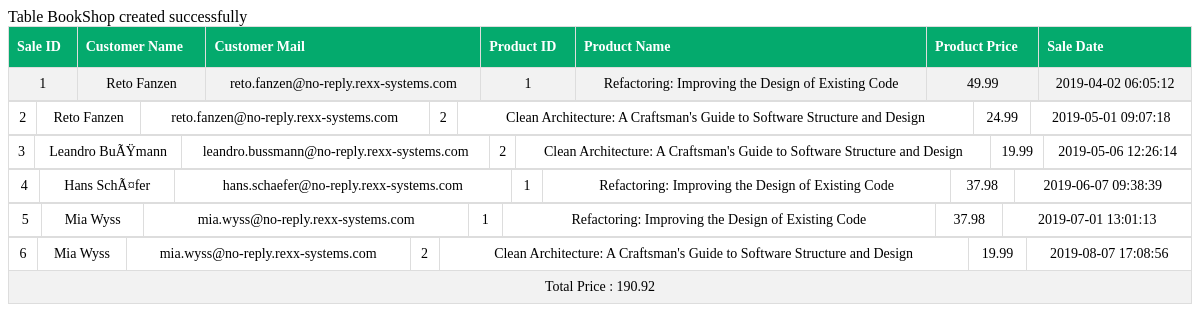
The page / on the database its author committed.
### tables this page shows
CREATE TABLE `bookshop` (
  `sale_id` mediumint(8) unsigned NOT NULL AUTO_INCREMENT,
  `customer_name` varchar(100) NOT NULL,
  `customer_mail` varchar(100) NOT NULL,
  `product_id` mediumint(8) unsigned NOT NULL,
  `product_name` varchar(100) NOT NULL,
  `product_price` varchar(100) NOT NULL,
  `sale_date` timestamp NOT NULL DEFAULT CURRENT_TIMESTAMP ON UPDATE CURRENT_TIMESTAMP,
  PRIMARY KEY (`sale_id`)
);

### index.php (the view, shortened to what this page needs)
<?php
$servername = "127.0.0.1";
$username = "root";
$password = "password";
$dbname = "rexx";
$connect = new mysqli($servername, $username, $password, $dbname);
?>
<!DOCTYPE html>
<html lang="en">
<head>
</head>
<body>
    <?php
    $printOnce = 0;
    $sql1 = "SELECT * from `bookshop`;";
    $result1 = $connect->query($sql1);
    while ($rows = $result1->fetch_array()) {
    ?>
        <table id="shop" style="width:100%">
            <?php
            if ($printOnce == 0) {
            ?>
                <tr>
                    <th>Sale ID</th>
                    <th>Customer Name</th>
                    <th>Customer Mail</th>
                    <th>Product ID</th>
                    <th>Product Name</th>
                    <th>Product Price</th>
                    <th>Sale Date</th>
                </tr>
            <?php
            }
            ?>
            <tr id="size">
                <td class="sale_id" id='<?php echo $rows["sale_id"] ?>'><?php echo $rows["sale_id"] ?></td>
                <td class="customer_name" id='<?php echo $rows["customer_name"] ?>'><?php echo $rows["customer_name"] ?></td>
                <td class="customer_mail" id='<?php echo $rows["customer_mail"] ?>'><?php echo $rows["customer_mail"] ?></td>
                <td class="product_id" id='<?php echo $rows["product_id"] ?>'><?php echo $rows["product_id"] ?></td>
                <td class="product_name" id='<?php echo $rows["product_name"] ?>'><?php echo $rows["product_name"] ?></td>
                <td class="product_price" id='<?php echo $rows["product_price"] ?>'><?php echo $rows["product_price"] ?></td>
                <td class="sale_date" id='<?php echo $rows["sale_date"] ?>'><?php echo $rows["sale_date"] ?></td>
            </tr>
            <tr>
            <?php
            $sum += $rows['product_price'];
            $printOnce++;
        }
            ?>
            <td colspan="7">Total Price : <?php echo $sum ?></td>
            </tr>
        </table>
</body>
</html>

### index.php (style rules this page uses)
#shop { font-family: Arial, Helvetica, sans-serif; border-collapse: collapse; width: 100%; }
#shop td, #shop th { border: 1px solid #ddd; padding: 8px; text-align: center; }
#shop tr:nth-child(even) { background-color: #f2f2f2; }
#shop th { padding-top: 12px; padding-bottom: 12px; text-align: left; background-color: #04AA6D; color: white; }
th, td, p, input { font: 14px Verdana; }
table, th, td { border: solid 1px #DDD; border-collapse: collapse; padding: 2px 3px; text-align: center; }
th { font-weight: bold; }

### rows shown on the page
bookshop: shows "Sale ID", sale_id "1", customer_name "Reto Fanzen", customer_mail "reto.fanzen@no-reply.rexx-systems.com", product "1", product_name "Refactoring: Improving the Design of Existing Code", product_price "49.99", sale_date "2019-04-02 06:05:12"
bookshop: sale_id "2", customer_name "Reto Fanzen", customer_mail "reto.fanzen@no-reply.rexx-systems.com", product "2", product_name "Clean Architecture: A Craftsman's Guide to Software Structure and Design", product_price "24.99", sale_date "2019-05-01 09:07:18"
bookshop: sale_id "3", customer_name "Leandro BuÃŸmann", customer_mail "leandro.bussmann@no-reply.rexx-systems.com", product "2", product_name "Clean Architecture: A Craftsman's Guide to Software Structure and Design", product_price "19.99", sale_date "2019-05-06 12:26:14"
bookshop: sale_id "4", customer_name "Hans SchÃ¤fer", customer_mail "hans.schaefer@no-reply.rexx-systems.com", product "1", product_name "Refactoring: Improving the Design of Existing Code", product_price "37.98", sale_date "2019-06-07 09:38:39"
bookshop: sale_id "5", customer_name "Mia Wyss", customer_mail "mia.wyss@no-reply.rexx-systems.com", product "1", product_name "Refactoring: Improving the Design of Existing Code", product_price "37.98", sale_date "2019-07-01 13:01:13"
bookshop: sale_id "6", customer_name "Mia Wyss", customer_mail "mia.wyss@no-reply.rexx-systems.com", product "2", product_name "Clean Architecture: A Craftsman's Guide to Software Structure and Design", product_price "19.99", sale_date "2019-08-07 17:08:56"

### other values the page prints
$sum "190.92"
